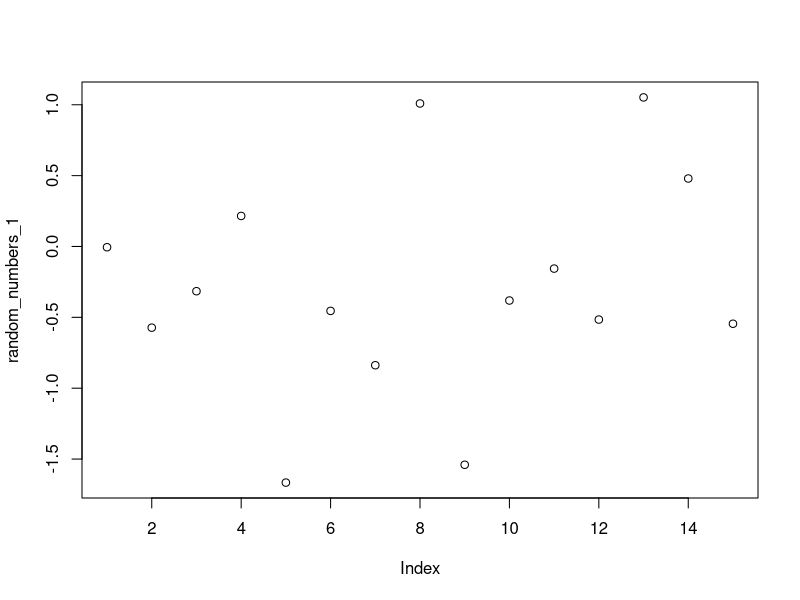
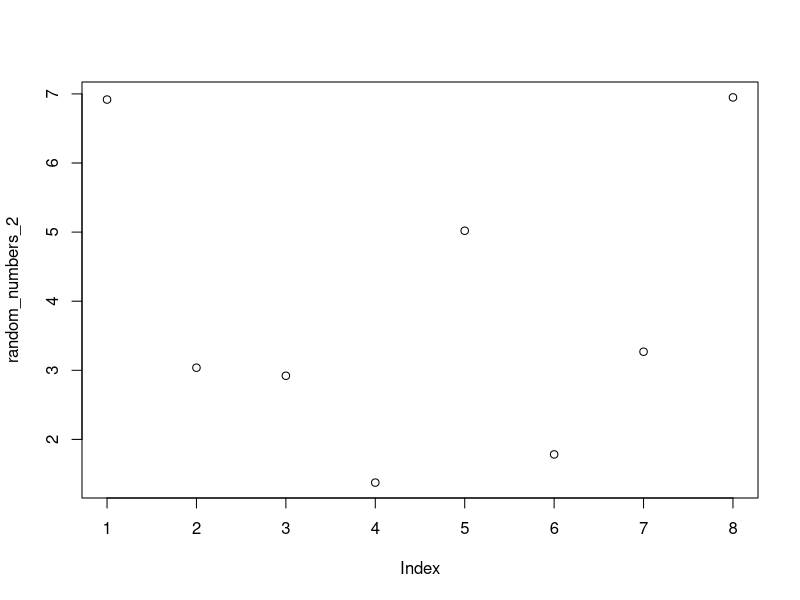

Write R code to recreate these figures, in order.

#Basic Concepts
# 1. Create a variable x and assign the value 5
x <- 5

# 2. Create a variable y and assign the value 8
y <- 8

# 3. Compute the product of x and y
x * y

# 4.1 Calculate the mean of numbers 1 through 5
result <- (1 + 2 + 3 + 4 + 5) / 5

# 4.2 Display the result
result

#Vectors and Data Frames
# 5. Create a numeric vector containing five ages.
ages <- c(23, 35, 28, 42, 19)

# 6. Create a character vector containing five names.
names <- c("Anna", "Peter", "John", "Maria", "David")

# 7. Check whether each person's age is greater than or equal to 30
age_30_or_more <- ages >= 30

# 8.2 Merge the vectors into a data frame.
people <- data.frame(
  Name = names,
  Age = ages,
  AgeThirtyOrMore = age_30_or_more
)

# 8.2 Display the data frame
people

# Functions

# 9
result <- mean(1:5)
result

# 10
random_numbers_1 <- rnorm(15)
random_numbers_1

# 11
random_numbers_2 <- rnorm(
  8,
  mean = 5,
  sd = 2
)

random_numbers_2

# 12
plot(random_numbers_1)
plot(random_numbers_2)
